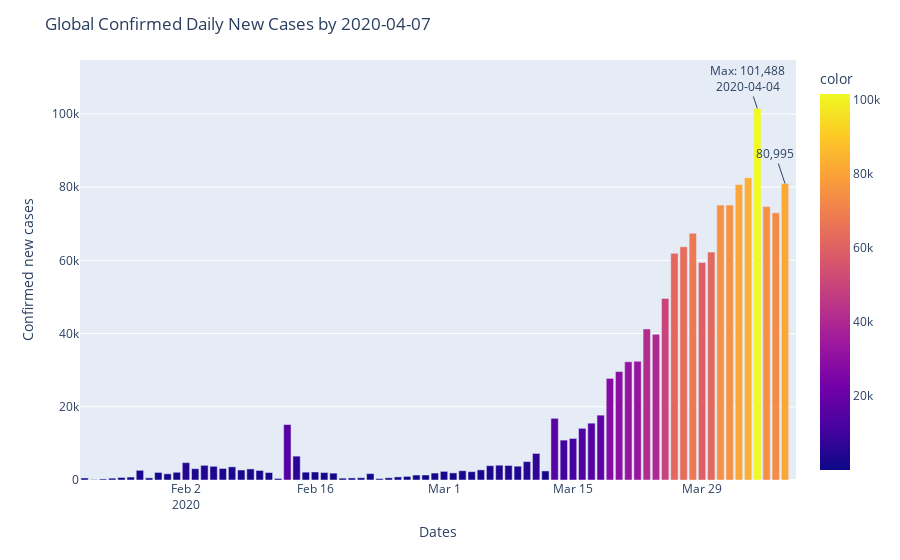

The notebook cell saved with this chart:
### Markdown cell above
# Global Daily New Cases

This are the global new cases through the time since January 22th, 2020. This are divided in 3:

* Confirmed
* Deaths
* Recovered

### Code cell
def get_diff(array):
    out_arr = []
    for i in range(len(array)):
        if i==0:
            out_arr.append(array[i])
        
        else:
            out_arr.append(array[i]-array[i-1])
    
    return np.array(out_arr)

def plot_daily_diff(kind='Confirmed', country=None):
    
    # if we want to plot global daily new cases or
    # daily new cases of a specific country
    if country==None:
        cases = TimeSeries(data_dict[kind]).data.groupby(lambda x: 'Global').sum().loc['Global'].values
        dates = TimeSeries(data_dict[kind]).data.columns.to_list()
        last_date = max(dates)
        title = 'Global '+kind + " Daily New Cases" + ' by '+ str(last_date)
    else:
        cases = TimeSeries(data_dict[kind],country).data.loc[country].values
        dates = TimeSeries(data_dict[kind],country).data.columns.to_list()
        last_date = max(dates)
        title = kind + ' Daily New Cases in ' + country + ' by '+ str(last_date)
    
    daily_cases = get_diff(cases)
    
    
    fig = px.bar(x=dates,y=daily_cases,color=daily_cases)
    
    annotations = [dict(x=dates[-1],y=daily_cases[-1],xref='x',yref='y',
                       text='{:,}'.format(int(daily_cases[-1])))]
    
    max_value = daily_cases.max()
    max_value_ix = np.where(daily_cases == daily_cases.max())[0][0]
    
    if max_value > daily_cases[-1]:
        annotations.append(dict(x=dates[max_value_ix],y=max_value,xref='x',yref='y',
                                text='Max: {:,}<br>{}'.format(int(max_value),dates[max_value_ix])))
    
    xaxis_title = 'Dates'
    yaxis_title = kind + ' new cases'
    fig.update_layout(title=title,annotations=annotations,xaxis_title=xaxis_title,
                     yaxis_title=yaxis_title)
    
    fig.show()

    
plot_daily_diff(kind='Confirmed')
plot_daily_diff(kind='Deaths')
plot_daily_diff(kind='Recovered')
# plot_daily_diff(kind='Deaths',country='Mexico')
# plot_daily_diff(kind='Deaths',country='US')

### Figure 1 — Plotly figure (JSON) as saved in the notebook; plotly's stock layout.template omitted (floating-point values rounded to 4 significant figures)
{"data": [{"alignmentgroup": "True", "hoverlabel": {"namelength": 0}, "hovertemplate": "x=%{x}<br>y=%{y}<br>color=%{marker.color}", "legendgroup": "", "marker": {"color": [555, 99, 287, 493, 684, 809, 2651, 588, 2068, 1693, 2111, 4749, 3094, 4011, 3743, 3159, 3597, 2729, 3030, 2612, 2040, 419, 15147, 6517, 2145, 2194, 2034, 1878, 503, 558, 622, 1753, 386, 603, 845, 982, 1358, 1366, 1899, 2358, 1937, 2534, 2280, 2766, 3915, 4046, 3974, 3769, 5030, 7255, 2477, 16853, 10896, 11353, 14120, 15528, 17719, 27749, 29638, 32299, 32446, 41282, 39810, 49608, 61938, 63700, 67415, 59434, 62255, 75092, 75118, 80715, 82597, 101488, 74710, 72986, 80995], "coloraxis": "coloraxis"}, "name": "", "offsetgroup": "", "orientation": "v", "showlegend": false, "textposition": "auto", "type": "bar", "x": ["2020-01-22", "2020-01-23", "2020-01-24", "2020-01-25", "2020-01-26", "2020-01-27", "2020-01-28", "2020-01-29", "2020-01-30", "2020-01-31", "2020-02-01", "2020-02-02", "2020-02-03", "2020-02-04", "2020-02-05", "2020-02-06", "2020-02-07", "2020-02-08", "2020-02-09", "2020-02-10", "2020-02-11", "2020-02-12", "2020-02-13", "2020-02-14", "2020-02-15", "2020-02-16", "2020-02-17", "2020-02-18", "2020-02-19", "2020-02-20", "2020-02-21", "2020-02-22", "2020-02-23", "2020-02-24", "2020-02-25", "2020-02-26", "2020-02-27", "2020-02-28", "2020-02-29", "2020-03-01", "2020-03-02", "2020-03-03", "2020-03-04", "2020-03-05", "2020-03-06", "2020-03-07", "2020-03-08", "2020-03-09", "2020-03-10", "2020-03-11", "2020-03-12", "2020-03-13", "2020-03-14", "2020-03-15", "2020-03-16", "2020-03-17", "2020-03-18", "2020-03-19", "2020-03-20", "2020-03-21", "2020-03-22", "2020-03-23", "2020-03-24", "2020-03-25", "2020-03-26", "2020-03-27", "2020-03-28", "2020-03-29", "2020-03-30", "2020-03-31", "2020-04-01", "2020-04-02", "2020-04-03", "2020-04-04", "2020-04-05", "2020-04-06", "2020-04-07"], "xaxis": "x", "y": [555, 99, 287, 493, 684, 809, 2651, 588, 2068, 1693, 2111, 4749, 3094, 4011, 3743, 3159, 3597, 2729, 3030, 2612, 2040, 419, 15147, 6517, 2145, 2194, 2034, 1878, 503, 558, 622, 1753, 386, 603, 845, 982, 1358, 1366, 1899, 2358, 1937, 2534, 2280, 2766, 3915, 4046, 3974, 3769, 5030, 7255, 2477, 16853, 10896, 11353, 14120, 15528, 17719, 27749, 29638, 32299, 32446, 41282, 39810, 49608, 61938, 63700, 67415, 59434, 62255, 75092, 75118, 80715, 82597, 101488, 74710, 72986, 80995], "yaxis": "y"}], "layout": {"annotations": [{"text": "80,995", "x": "2020-04-07", "xref": "x", "y": 80995, "yref": "y"}, {"text": "Max: 101,488<br>2020-04-04", "x": "2020-04-04", "xref": "x", "y": 101488, "yref": "y"}], "barmode": "relative", "coloraxis": {"colorbar": {"title": {"text": "color"}}, "colorscale": [[0, "#0d0887"], [0.1111, "#46039f"], [0.2222, "#7201a8"], [0.3333, "#9c179e"], [0.4444, "#bd3786"], [0.5556, "#d8576b"], [0.6667, "#ed7953"], [0.7778, "#fb9f3a"], [0.8889, "#fdca26"], [1, "#f0f921"]]}, "legend": {"tracegroupgap": 0}, "margin": {"t": 60}, "title": {"text": "Global Confirmed Daily New Cases by 2020-04-07"}, "xaxis": {"anchor": "y", "domain": [0, 1], "title": {"text": "Dates"}}, "yaxis": {"anchor": "x", "domain": [0, 1], "title": {"text": "Confirmed new cases"}}}}
